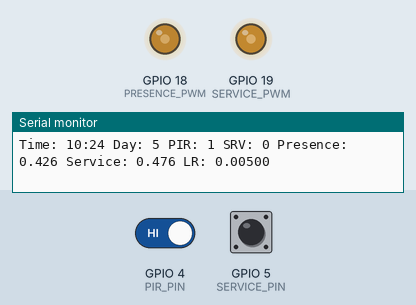
Recording of a sketch running on a simulated ESP32. Shown: output pins drawn as LEDs (lit = HIGH), the last lines printed to the serial monitor. Inputs (shaded band) come from the test bench; at power-on: GPIO 5 (SERVICE_PIN) HIGH, GPIO 4 (PIR_PIN) HIGH. The local clock reads 2024-03-15 10:24:30 at power-on unless the sketch sets it; random numbers use the default seed unless the sketch sets one.

Above: at 1.25 s.
1.3 s: GPIO 5 (SERVICE_PIN) pulled LOW for 0.15 s
3.0 s: GPIO 4 (PIR_PIN) driven LOW
At 3.15 s:
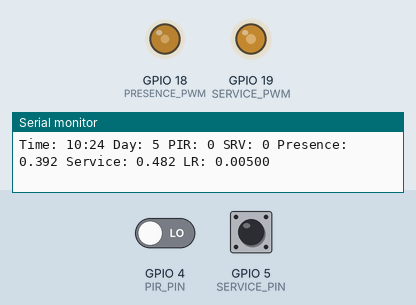
6.0 s: GPIO 5 (SERVICE_PIN) pulled LOW for 1 s
8.5 s: GPIO 5 (SERVICE_PIN) pulled LOW for 3.2 s
At 9.0 s:
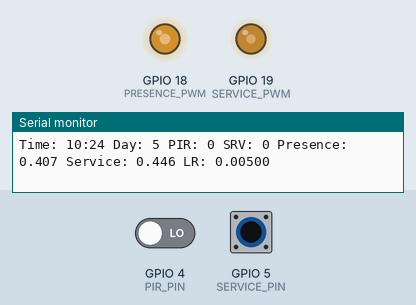
Timing chart, 0 to 13.2 s (numbered marks = the images above; inputs shaded):
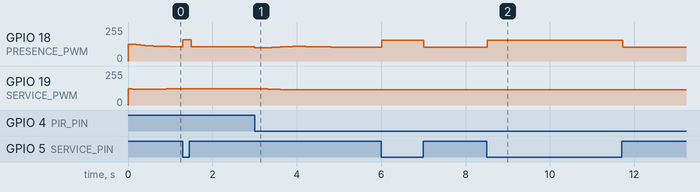

The sketch:

hotwater2.ino
```cpp
#include <Arduino.h>
#include <vector>
#include <cmath>

// Pin definitions (same as before)
const int PIR_PIN = 4;
const int SERVICE_PIN = 5;
const int PRESENCE_PWM = 18;
const int SERVICE_PWM = 19;

// Time constants
const int SAMPLES_PER_DAY = 96;
const int DAYS_PER_WEEK = 7;
const unsigned long SAMPLE_INTERVAL = 900000; // 15 minutes

// Improved RNN parameters
const int INPUT_SIZE = 3;  // time, weekday, sensor
const int HIDDEN_SIZE = 16;  // Increased for better pattern recognition
const float LEARNING_RATE = 0.005;
const float MOMENTUM = 0.9;
const float GRADIENT_CLIP = 1.0;
const float FORGET_GATE_BIAS = 1.0;  // LSTM optimization
const float DROPOUT_RATE = 0.1;
const int BATCH_SIZE = 24;  // Process one day of samples at a time

// LSTM Cell structure
struct LSTMCell {
    // State vectors
    float cell_state[HIDDEN_SIZE];
    float hidden_state[HIDDEN_SIZE];

    // Gates
    struct {
        float Wf[INPUT_SIZE][HIDDEN_SIZE];  // Forget gate
        float Wi[INPUT_SIZE][HIDDEN_SIZE];  // Input gate
        float Wc[INPUT_SIZE][HIDDEN_SIZE];  // Cell gate
        float Wo[INPUT_SIZE][HIDDEN_SIZE];  // Output gate

        float Uf[HIDDEN_SIZE][HIDDEN_SIZE];  // Recurrent weights
        float Ui[HIDDEN_SIZE][HIDDEN_SIZE];
        float Uc[HIDDEN_SIZE][HIDDEN_SIZE];
        float Uo[HIDDEN_SIZE][HIDDEN_SIZE];

        float bf[HIDDEN_SIZE];  // Biases
        float bi[HIDDEN_SIZE];
        float bc[HIDDEN_SIZE];
        float bo[HIDDEN_SIZE];
    } weights;

    // Output layer
    float Why[HIDDEN_SIZE];
    float by;

    // Gradient accumulation for batch processing
    struct {
        float dWf[INPUT_SIZE][HIDDEN_SIZE];
        float dWi[INPUT_SIZE][HIDDEN_SIZE];
        float dWc[INPUT_SIZE][HIDDEN_SIZE];
        float dWo[INPUT_SIZE][HIDDEN_SIZE];

        float dUf[HIDDEN_SIZE][HIDDEN_SIZE];
        float dUi[HIDDEN_SIZE][HIDDEN_SIZE];
        float dUc[HIDDEN_SIZE][HIDDEN_SIZE];
        float dUo[HIDDEN_SIZE][HIDDEN_SIZE];

        float dbf[HIDDEN_SIZE];
        float dbi[HIDDEN_SIZE];
        float dbc[HIDDEN_SIZE];
        float dbo[HIDDEN_SIZE];

        float dWhy[HIDDEN_SIZE];
        float dby;
    } gradients;
};

LSTMCell presence_lstm;
LSTMCell service_lstm;

// Circular buffer for batched learning
struct DataPoint {
    float inputs[INPUT_SIZE];
    bool presence;
    bool service;
    unsigned long timestamp;
};

std::vector<DataPoint> history;
std::vector<DataPoint> batch;

// Activation functions
float sigmoid(float x) {
    x = std::max(-6.0f, std::min(6.0f, x));  // Prevent overflow
    return 1.0f / (1.0f + exp(-x));
}

float tanh_activation(float x) {
    x = std::max(-6.0f, std::min(6.0f, x));
    return tanh(x);
}

// Xavier/Glorot initialization
float xavier_init(int fan_in, int fan_out) {
    float limit = sqrt(6.0f / (fan_in + fan_out));
    return (random(1000000) / 500000.0f - 1.0f) * limit;
}

void initLSTM(LSTMCell &cell) {
    // Initialize weights with Xavier initialization
    for (int i = 0; i < INPUT_SIZE; i++) {
        for (int h = 0; h < HIDDEN_SIZE; h++) {
            cell.weights.Wf[i][h] = xavier_init(INPUT_SIZE, HIDDEN_SIZE);
            cell.weights.Wi[i][h] = xavier_init(INPUT_SIZE, HIDDEN_SIZE);
            cell.weights.Wc[i][h] = xavier_init(INPUT_SIZE, HIDDEN_SIZE);
            cell.weights.Wo[i][h] = xavier_init(INPUT_SIZE, HIDDEN_SIZE);
        }
    }

    for (int h = 0; h < HIDDEN_SIZE; h++) {
        for (int h2 = 0; h2 < HIDDEN_SIZE; h2++) {
            cell.weights.Uf[h][h2] = xavier_init(HIDDEN_SIZE, HIDDEN_SIZE);
            cell.weights.Ui[h][h2] = xavier_init(HIDDEN_SIZE, HIDDEN_SIZE);
            cell.weights.Uc[h][h2] = xavier_init(HIDDEN_SIZE, HIDDEN_SIZE);
            cell.weights.Uo[h][h2] = xavier_init(HIDDEN_SIZE, HIDDEN_SIZE);
        }

        // Initialize biases
        cell.weights.bf[h] = FORGET_GATE_BIAS;  // Initialize forget gate bias to 1
        cell.weights.bi[h] = 0.0f;
        cell.weights.bc[h] = 0.0f;
        cell.weights.bo[h] = 0.0f;

        cell.Why[h] = xavier_init(HIDDEN_SIZE, 1);

        // Initialize states
        cell.cell_state[h] = 0.0f;
        cell.hidden_state[h] = 0.0f;
    }

    cell.by = 0.0f;
}

// Forward pass with dropout
float forwardPass(LSTMCell &cell, const float* input, bool training = false) {
    float gates_f[HIDDEN_SIZE] = {0};
    float gates_i[HIDDEN_SIZE] = {0};
    float gates_c[HIDDEN_SIZE] = {0};
    float gates_o[HIDDEN_SIZE] = {0};

    // Calculate gate values
    for (int h = 0; h < HIDDEN_SIZE; h++) {
        // Input transformations
        for (int i = 0; i < INPUT_SIZE; i++) {
            gates_f[h] += input[i] * cell.weights.Wf[i][h];
            gates_i[h] += input[i] * cell.weights.Wi[i][h];
            gates_c[h] += input[i] * cell.weights.Wc[i][h];
            gates_o[h] += input[i] * cell.weights.Wo[i][h];
        }

        // Recurrent transformations
        for (int h2 = 0; h2 < HIDDEN_SIZE; h2++) {
            gates_f[h] += cell.hidden_state[h2] * cell.weights.Uf[h2][h];
            gates_i[h] += cell.hidden_state[h2] * cell.weights.Ui[h2][h];
            gates_c[h] += cell.hidden_state[h2] * cell.weights.Uc[h2][h];
            gates_o[h] += cell.hidden_state[h2] * cell.weights.Uo[h2][h];
        }

        // Add biases and apply activation functions
        gates_f[h] = sigmoid(gates_f[h] + cell.weights.bf[h]);
        gates_i[h] = sigmoid(gates_i[h] + cell.weights.bi[h]);
        gates_c[h] = tanh_activation(gates_c[h] + cell.weights.bc[h]);
        gates_o[h] = sigmoid(gates_o[h] + cell.weights.bo[h]);

        // Update cell state
        cell.cell_state[h] = gates_f[h] * cell.cell_state[h] + gates_i[h] * gates_c[h];

        // Update hidden state with dropout during training
        float hidden = gates_o[h] * tanh_activation(cell.cell_state[h]);
        if (training && random(100) < DROPOUT_RATE * 100) {
            cell.hidden_state[h] = 0;
        } else {
            cell.hidden_state[h] = hidden * (training ? (1.0f - DROPOUT_RATE) : 1.0f);
        }
    }

    // Calculate output
    float output = cell.by;
    for (int h = 0; h < HIDDEN_SIZE; h++) {
        output += cell.hidden_state[h] * cell.Why[h];
    }

    return sigmoid(output);
}

void backPropagate(LSTMCell &cell, const float* input, float target, float learning_rate) {
    float output = forwardPass(cell, input, true);
    float output_error = output - target;

    // Initialize gradient accumulators if this is the first sample in batch
    if (batch.size() == 1) {
        memset(&cell.gradients, 0, sizeof(cell.gradients));
    }

    // Output layer gradients
    float dOutput = output_error * output * (1 - output);

    // Accumulate gradients for batch
    for (int h = 0; h < HIDDEN_SIZE; h++) {
        cell.gradients.dWhy[h] += dOutput * cell.hidden_state[h];
    }
    cell.gradients.dby += dOutput;

    // If batch is complete, apply updates with gradient clipping
    if (batch.size() == BATCH_SIZE) {
        // Apply gradient clipping
        float grad_norm = 0.0f;
        for (int h = 0; h < HIDDEN_SIZE; h++) {
            grad_norm += cell.gradients.dWhy[h] * cell.gradients.dWhy[h];
        }
        grad_norm = sqrt(grad_norm);

        if (grad_norm > GRADIENT_CLIP) {
            float scale = GRADIENT_CLIP / grad_norm;
            for (int h = 0; h < HIDDEN_SIZE; h++) {
                cell.gradients.dWhy[h] *= scale;
            }
        }

        // Apply accumulated gradients
        for (int h = 0; h < HIDDEN_SIZE; h++) {
            cell.Why[h] -= learning_rate * cell.gradients.dWhy[h] / BATCH_SIZE;
        }
        cell.by -= learning_rate * cell.gradients.dby / BATCH_SIZE;
    }
}

void setup() {
    Serial.begin(115200);

    // Initialize pins
    pinMode(PIR_PIN, INPUT);
    pinMode(SERVICE_PIN, INPUT_PULLUP);
    pinMode(PRESENCE_PWM, OUTPUT);
    pinMode(SERVICE_PWM, OUTPUT);

    // Initialize PWM
    ledcSetup(0, 5000, 8);
    ledcSetup(1, 5000, 8);
    ledcAttachPin(PRESENCE_PWM, 0);
    ledcAttachPin(SERVICE_PWM, 1);

    // Initialize LSTMs
    initLSTM(presence_lstm);
    initLSTM(service_lstm);

    // Reserve memory
    history.reserve(SAMPLES_PER_DAY * 7);  // One week of history
    batch.reserve(BATCH_SIZE);
}

void loop() {
    static unsigned long lastSampleTime = 0;
    unsigned long currentTime = millis();

    // Get current time and format inputs
    time_t now;
    time(&now);
    struct tm timeinfo;
    localtime_r(&now, &timeinfo);

    float inputs[INPUT_SIZE] = {
        (float)(timeinfo.tm_hour * 60 + timeinfo.tm_min) / 1440.0f,  // Normalized time of day
        (float)timeinfo.tm_wday / 6.0f,  // Normalized day of week
        0  // Will be set to sensor value
    };

    // Read sensors
    bool pirDetected = digitalRead(PIR_PIN);
    bool serviceRequested = !digitalRead(SERVICE_PIN);

    // Sample and train every 15 minutes
    if (currentTime - lastSampleTime >= SAMPLE_INTERVAL) {
        lastSampleTime = currentTime;

        // Update inputs with sensor values
        inputs[2] = pirDetected ? 1.0f : 0.0f;

        // Add to batch
        DataPoint point = {
            .timestamp = currentTime
        };
        memcpy(point.inputs, inputs, sizeof(inputs));
        point.presence = pirDetected;
        point.service = serviceRequested;

        batch.push_back(point);

        // Train when batch is full
        if (batch.size() >= BATCH_SIZE) {
            float current_lr = LEARNING_RATE;

            // Implement learning rate decay
            if (history.size() > SAMPLES_PER_DAY * 7) {
                current_lr *= 0.95f;  // Decay learning rate over time
            }

            // Train on batch
            for (const auto &p : batch) {
                backPropagate(presence_lstm, p.inputs, p.presence, current_lr);
                backPropagate(service_lstm, p.inputs, p.service, current_lr);
            }

            // Add batch to history and clear
            history.insert(history.end(), batch.begin(), batch.end());
            batch.clear();

            // Trim history if needed
            while (history.size() > SAMPLES_PER_DAY * 7) {
                history.erase(history.begin());
            }
        }
    }

    // Make predictions
    inputs[2] = pirDetected ? 1.0f : 0.0f;
    float presence_prob = forwardPass(presence_lstm, inputs);
    float service_prob = forwardPass(service_lstm, inputs);

    // Boost presence probability if service is requested
    if (serviceRequested) {
        presence_prob = std::min(1.0f, presence_prob * 1.5f);
    }

    // Update PWM outputs
    ledcWrite(0, (int)(presence_prob * 255));
    ledcWrite(1, (int)(service_prob * 255));

    // Debug output every second
    static unsigned long lastDebugTime = 0;
    if (currentTime - lastDebugTime >= 1000) {
        lastDebugTime = currentTime;
        Serial.printf("Time: %02d:%02d Day: %d PIR: %d SRV: %d Presence: %.3f Service: %.3f LR: %.5f\n",
                     timeinfo.tm_hour, timeinfo.tm_min, timeinfo.tm_wday,
                     pirDetected, serviceRequested, presence_prob, service_prob,
                     LEARNING_RATE * (history.size() > SAMPLES_PER_DAY * 7 ? 0.95f : 1.0f));
    }

    delay(100);  // Basic rate limiting
}
```

Measured:
- after the input at 3.0 s, GPIO 18 (PRESENCE_PWM): 106/255 → 99/255 at once, → 98/255 0.10 s later, → 99/255 0.10 s later, → 101/255 0.10 s later, … (15 changes in this stretch); GPIO 19 (SERVICE_PWM): moves from 122/255 to 113/255 over 1.0 s, starting after 0.21 s
- after the input at 8.5 s, GPIO 18 (PRESENCE_PWM): 103/255 → 154/255 at once, → 103/255 3.2 s later
